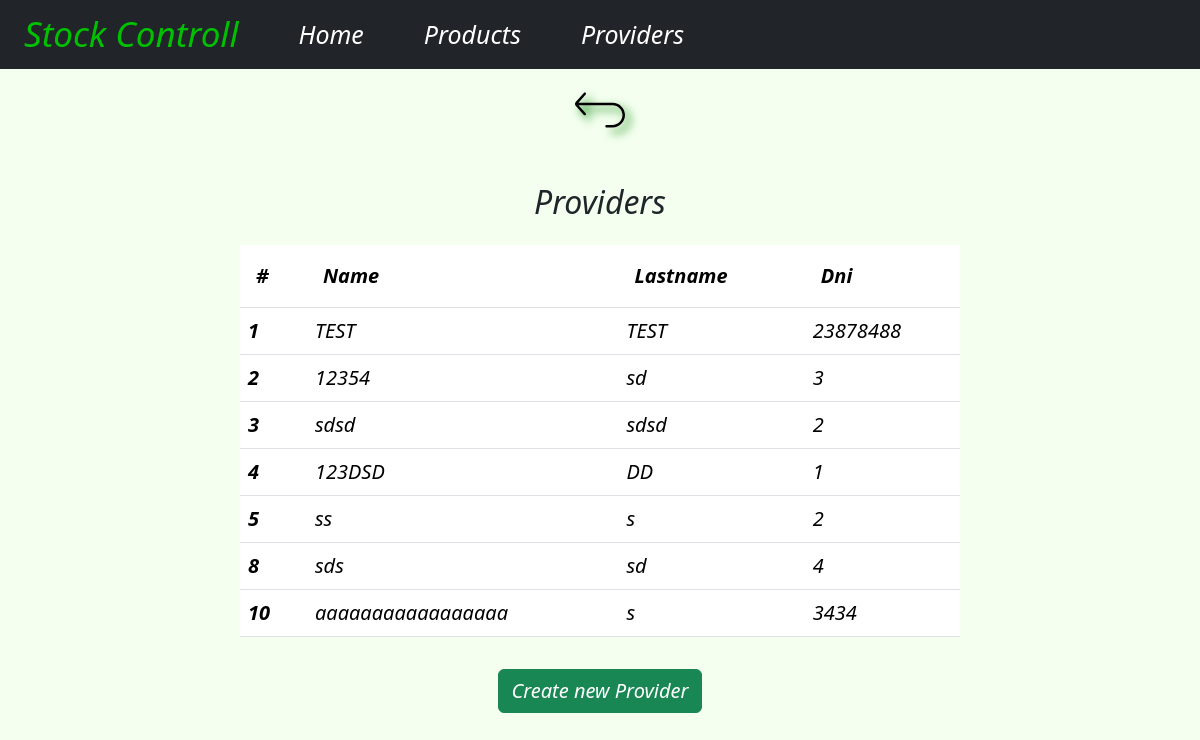
The app's page /buys/providers/, older data.
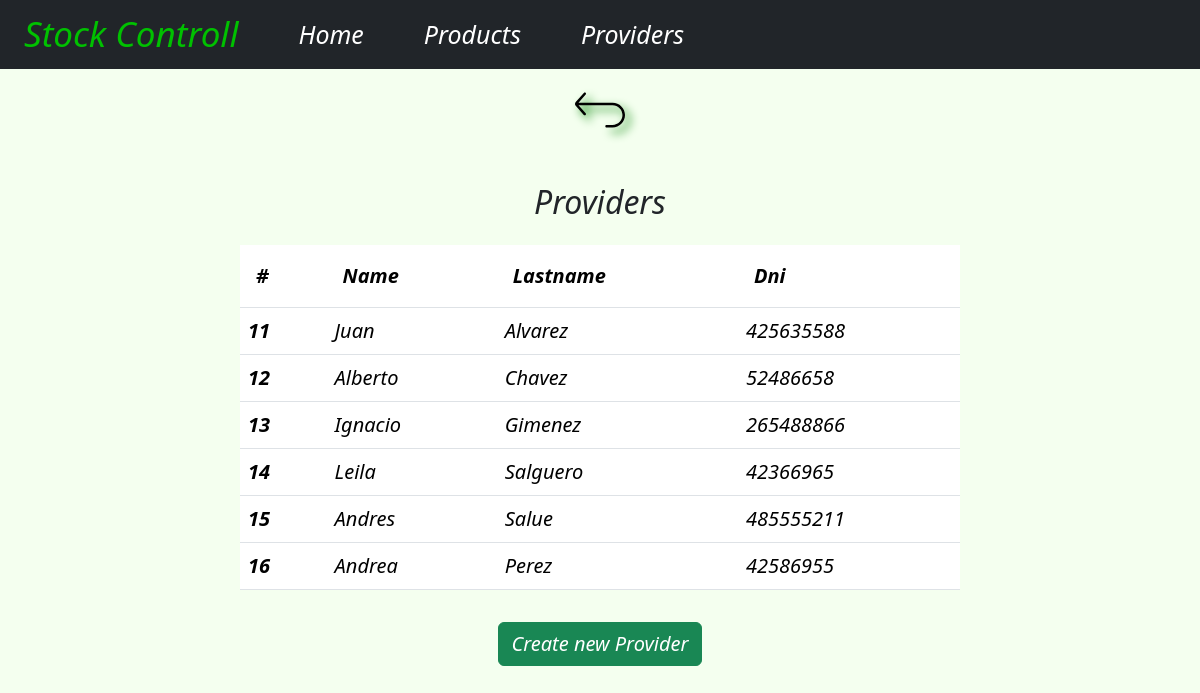
The same page, newer data.
### buys/models.py (models this page shows, shortened)
class Provider(models.Model):
    name = models.TextField(max_length=30, blank=False)
    lastname = models.TextField(max_length=30, blank=False)
    dni = models.IntegerField(validators=[MinValueValidator(0)], blank=False)
    created_at = models.DateTimeField(auto_now=True)
    modified_at = models.DateTimeField(auto_now_add=True)

### buys/views.py (the view)
# urls.py: path('providers/', get_providers_list, name='providers_list'),
def get_providers_list(request):
    providers = Provider.objects.all()
    return render(request, 'providers/providers_list.html', { 'providers': providers })

### buys/templates/providers/providers_list.html (shortened to what this page needs)
{% extends "base.html" %}
{% load static %}
{% block content %}
<main class="d-flex flex-column align-items-center">
    <a href={% url 'buys:home' %}>
        <img src="{% static 'img/goBack.svg' %}" alt="go back" class="mt-3" style="width: 50px; filter: drop-shadow(5px 5px 5px green)"/>
    <h2 class="text-center mt-5">Providers</h2>
    <table class="table mt-3" style="width: 60%">
        <thead class="thead-dark">
            <tr>
                <th scope="col" class="p-3 fs-5">#</th>
                <th scope="col" class="p-3 fs-5">Name</th>
                <th scope="col" class="p-3 fs-5">Lastname</th>
                <th scope="col" class="p-3 fs-5">Dni</th>
            </tr>
        </thead>
        <tbody>
            {% for provider in providers %}
                <tr>
                    <th scope="row" class="p-2 fs-5">{{provider.id}}</th>
                    <td class="fs-5">{{provider.name}}</td>
                    <td class="fs-5">{{provider.lastname}}</td>
                    <td class="fs-5">{{provider.dni}}</td>
                </tr>
            {% endfor %}
        </tbody>
    </table>
    <a href="new/" class="btn btn-success m-3 fs-5">Create new Provider</a>
</main>
{% endblock content %}

### buys/templates/base.html (shortened to what this page needs)
<!DOCTYPE html>
<html lang="es">
  <head>
    <link href="https://cdn.jsdelivr.net/npm/bootstrap@5.3.3/dist/css/bootstrap.min.css" rel="stylesheet">
  </head>
  <body class="w-100" style="font-style: italic; background-color: rgb(244, 255, 239)">
    <nav class="navbar navbar-dark bg-dark d-flex justify-content-start">
      <a href={% url 'buys:home' %} style="color: rgb(0, 193, 0); padding-left: 2%; font-size: 35px; text-decoration: none">Stock Controll</a>
      <a href={% url 'buys:home' %} style="color: white; padding-left: 5%; font-size: 25px; text-decoration: none">Home</a>
      <a href={% url 'buys:products_list' %} style="color: white; padding-left: 5%; font-size: 25px; text-decoration: none">Products</a>
      <a href={% url 'buys:providers_list' %} style="color: white; padding-left: 5%; font-size: 25px; text-decoration: none">Providers</a>
    </nav>
    <div class="w-100">
      {% block content %}
      {% endblock content %}
    </div>
  </body>
</html>

Row changes from the older to the newer data that the page shows:
removed Provider: id "1", name "TEST", lastname "TEST", dni "23878488"
removed Provider: id "2", name "12354", lastname "sd", dni "3"
removed Provider: id "3", name "sdsd", lastname "sdsd", dni "2"
removed Provider: id "4", name "123DSD", lastname "DD", dni "1"
removed Provider: id "5", name "ss", lastname "s", dni "2"
removed Provider: id "8", name "sds", lastname "sd", dni "4"
removed Provider: id "10", name "aaaaaaaaaaaaaaaaa", lastname "s", dni "3434"
added Provider: id "11", name "Juan", lastname "Alvarez", dni "425635588"
added Provider: id "12", name "Alberto", lastname "Chavez", dni "52486658"
added Provider: id "13", name "Ignacio", lastname "Gimenez", dni "265488866"
added Provider: id "14", name "Leila", lastname "Salguero", dni "42366965"
added Provider: id "15", name "Andres", lastname "Salue", dni "485555211"
added Provider: id "16", name "Andrea", lastname "Perez", dni "42586955"
